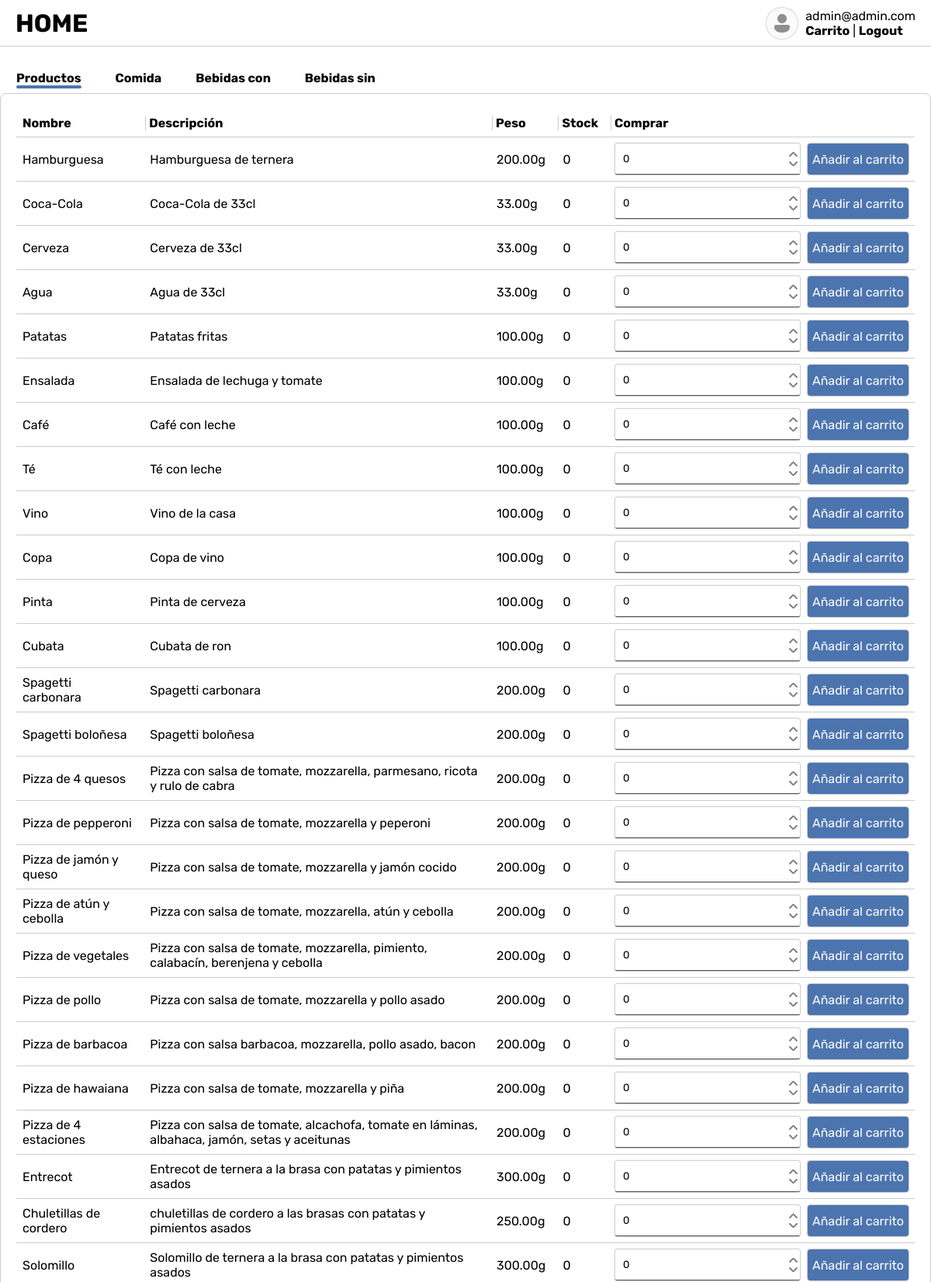
Page /view/home/home.php?no-carrito=true (signed in, upper part) on the committed database.
### tables this page shows
CREATE TABLE producto (
    CODIGO INT NOT NULL AUTO_INCREMENT PRIMARY KEY,
    NOMBRE VARCHAR(50) NOT NULL,
    DESCRIPCION VARCHAR(255) NOT NULL,
    PESO DECIMAL(5,2) NOT NULL,
    STOCK INT NOT NULL,
    COD_CAT INT NOT NULL REFERENCES categoria(CODIGO) ON DELETE CASCADE
);

### model/ProductModel.php (called while the page is built, shortened)
<?php
class ProductModel
{
    public static function getAllProducts(): array | false
    {
        $con = Model::getConnection();
        $stm = $con->prepare('SELECT * FROM producto');
        $stm->execute();
        return $stm->fetchAll(PDO::FETCH_ASSOC);
    }
}

### controller/ProductController.php (called while the page is built, shortened)
<?php
require_once '../../model/ProductModel.php';
class ProductController
{
    public static function getAllProducts(): false|array
    {
        return ProductModel::getAllProducts();
    }
}

### components/data.php (the view, shortened to what this page needs)
<?php
require_once '../../controller/ProductController.php';
function all(): void
{
    $products = ProductController::getAllProducts();
    foreach ($products as $product) {
        echo <<<EOD
        <tr>
            <td>{$product['NOMBRE']}</td>
            <td>{$product['DESCRIPCION']}</td>
            <td>{$product['PESO']}g</td>
            <td>{$product['STOCK']}</td>
            <td>
                <form action="../../controller/meter_carrito.php" method="post">
                    <input name="location" type="hidden" value="home">
                    <input name="producto" type="hidden" value="{$product['NOMBRE']}">
                    <input name="cantidad" type="number" value="0" min="0">
                    <input type="submit" value="A&ntilde;adir al carrito"/>
                </form>
            </td>
        </tr>
        EOD;
    }
    echo <<<EOD
        </tbody>
    </table>
    EOD;
}

### public/CSS/home.css (style rules this page uses)
body { font-family: 'Rubik', sans-serif; }
td:first-child { padding-left: 8px; }
td:not(td:first-child) { padding-left: 14px; }
td:last-child { width: 400px; }
td { padding-top: 8px; padding-right: 8px; padding-bottom: 8px; text-align: left; }
th, tr { border-bottom: solid 1px #ccc; }
input { font-family: 'Rubik', sans-serif; height: 40px; padding: 10px; border-radius: 2px; border-top: none; border-left: none; border-right: none; border-bottom: solid 1px #555; width: 70%; box-shadow: 0 0 2px 0 rgba(0, 0, 0, .7); caret-color: transparent; }
form { display: flex; align-items: center; }
input[type="submit"] { font-family: 'Rubik', sans-serif; font-size: 16px; height: 40px; padding: 6px; margin-left: 10px; border-radius: 4px; width: 35%; border: none; background-color: #4c74af; color: #fff; cursor: pointer; }

### rows in the picture
producto: NOMBRE "Hamburguesa", DESCRIPCION "Hamburguesa de ternera", PESO "200.00", STOCK "0"
producto: NOMBRE "Coca-Cola", DESCRIPCION "Coca-Cola de 33cl", PESO "33.00", STOCK "0"
producto: NOMBRE "Cerveza", DESCRIPCION "Cerveza de 33cl", PESO "33.00", STOCK "0"
producto: NOMBRE "Agua", DESCRIPCION "Agua de 33cl", PESO "33.00", STOCK "0"
producto: NOMBRE "Patatas", DESCRIPCION "Patatas fritas", PESO "100.00", STOCK "0"
producto: NOMBRE "Ensalada", DESCRIPCION "Ensalada de lechuga y tomate", PESO "100.00", STOCK "0"
producto: NOMBRE "Café", DESCRIPCION "Café con leche", PESO "100.00", STOCK "0"
producto: NOMBRE "Té", DESCRIPCION "Té con leche", PESO "100.00", STOCK "0"
producto: NOMBRE "Vino", DESCRIPCION "Vino de la casa", PESO "100.00", STOCK "0"
producto: NOMBRE "Copa", DESCRIPCION "Copa de vino", PESO "100.00", STOCK "0"
producto: NOMBRE "Pinta", DESCRIPCION "Pinta de cerveza", PESO "100.00", STOCK "0"
producto: NOMBRE "Cubata", DESCRIPCION "Cubata de ron", PESO "100.00", STOCK "0"
producto: NOMBRE "Spagetti carbonara", DESCRIPCION "Spagetti carbonara", PESO "200.00", STOCK "0"
producto: NOMBRE "Spagetti boloñesa", DESCRIPCION "Spagetti boloñesa", PESO "200.00", STOCK "0"
producto: NOMBRE "Pizza de 4 quesos", DESCRIPCION "Pizza con salsa de tomate, mozzarella, parmesano, ricota y rulo de cabra", PESO "200.00", STOCK "0"
producto: NOMBRE "Pizza de pepperoni", DESCRIPCION "Pizza con salsa de tomate, mozzarella y peperoni", PESO "200.00", STOCK "0"
producto: NOMBRE "Pizza de jamón y queso", DESCRIPCION "Pizza con salsa de tomate, mozzarella y jamón cocido", PESO "200.00", STOCK "0"
producto: NOMBRE "Pizza de atún y cebolla", DESCRIPCION "Pizza con salsa de tomate, mozzarella, atún y cebolla", PESO "200.00", STOCK "0"
producto: NOMBRE "Pizza de vegetales", DESCRIPCION "Pizza con salsa de tomate, mozzarella, pimiento, calabacín, berenjena y cebolla", PESO "200.00", STOCK "0"
producto: NOMBRE "Pizza de pollo", DESCRIPCION "Pizza con salsa de tomate, mozzarella y pollo asado", PESO "200.00", STOCK "0"
producto: NOMBRE "Pizza de barbacoa", DESCRIPCION "Pizza con salsa barbacoa, mozzarella, pollo asado, bacon", PESO "200.00", STOCK "0"
producto: NOMBRE "Pizza de hawaiana", DESCRIPCION "Pizza con salsa de tomate, mozzarella y piña", PESO "200.00", STOCK "0"
producto: NOMBRE "Pizza de 4 estaciones", DESCRIPCION "Pizza con salsa de tomate, alcachofa, tomate en láminas, albahaca, jamón, setas y aceitunas", PESO "200.00", STOCK "0"
producto: NOMBRE "Entrecot", DESCRIPCION "Entrecot de ternera a la brasa con patatas y pimientos asados", PESO "300.00", STOCK "0"
producto: NOMBRE "Chuletillas de cordero", DESCRIPCION "chuletillas de cordero a las brasas con patatas y pimientos asados", PESO "250.00", STOCK "0"
producto: NOMBRE "Solomillo", DESCRIPCION "Solomillo de ternera a la brasa con patatas y pimientos asados", PESO "300.00", STOCK "0"

### other values in the picture
$_SESSION['user'] "admin@admin.com"
